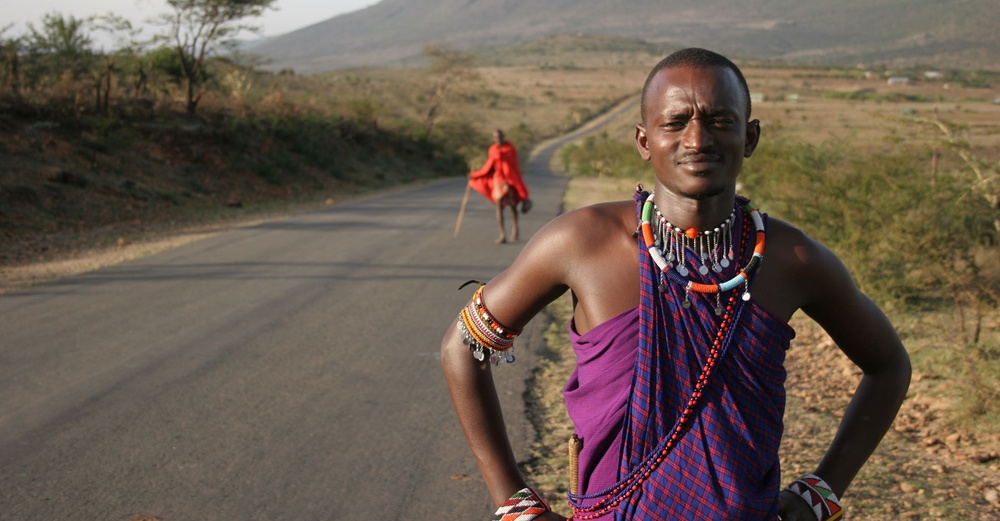
#> input picture peoples.jpg, 1000 x 521 px, shrunk from 1920 x 1000 before the run
$ jupyter execute FaceRecog.ipynb
#> lines starting #> are read from the running program, lines starting #| are printed output that depends on the picture; after the words box and inside, x2 and y2 are one past the last pixel; in counts of white or black regions, pixels touching at a corner belong together
[cell 1]
def face_detect(img_dir):
#> called with img_dir = 'peoples.jpg'
    img = cv2.imread(img_dir)
#> img is the input picture: shape (521, 1000, 3); mean B, G, R 79.1, 90.8, 106.1
    gimg = cv2.cvtColor(img,cv2.COLOR_BGR2GRAY)
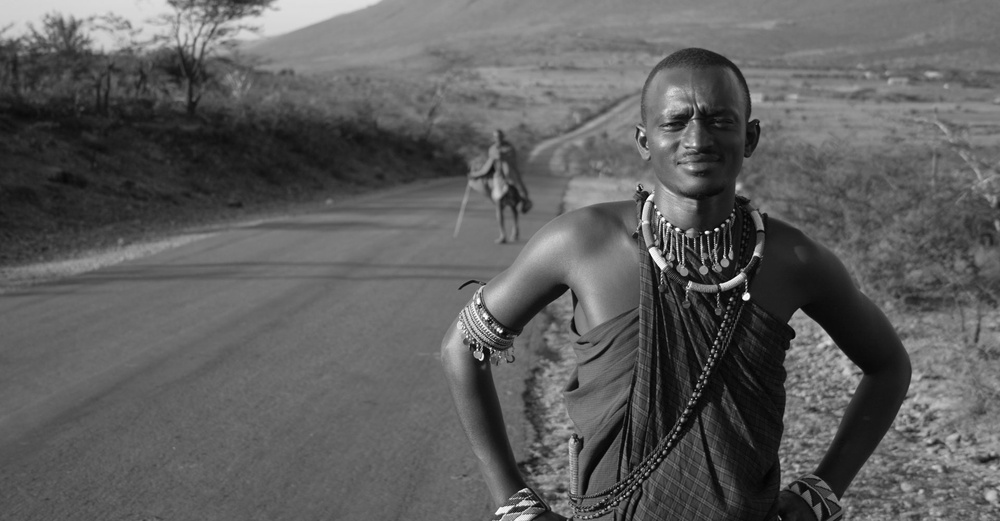
#> gimg: shape (521, 1000); min 0, max 255, mean 94.1
    FaceRecog = cv2.CascadeClassifier('face_recog_data.xml')
    cor = FaceRecog.detectMultiScale(gimg,1.3,5)
#> cor = [[646, 81, 103, 103]]
    try:
        if cor.all():
            for(x,y,w,h) in cor:
                img = cv2.rectangle(img,(x,y),(x+w,y+h),(255,0,0),3)
#> this loop made 1 pass
#> pass 1, in face_detect, `img = cv2.rectangle(img,(x,y),(x+w,y+h),(255,0,0),3)`:
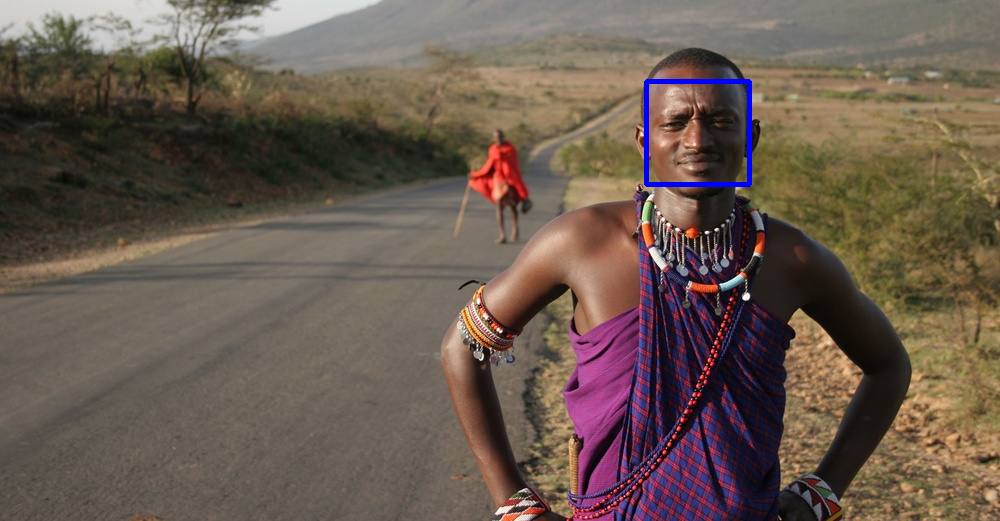
#> img: shape (521, 1000, 3); 0.39% of pixels changed, all inside (x1, y1, x2, y2) = (644, 79, 752, 187)
            return img
    except AttributeError:
        return None

$ run again, with Back.jpg copied over peoples.jpg
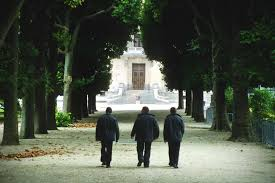
#> input picture Back.jpg, 275 x 183 px
#> in face_detect, img is the input picture: shape (183, 275, 3); mean B, G, R 72.6, 85.9, 79.1
#> in face_detect, `gimg = cv2.cvtColor(img,cv2.COLOR_BGR2GRAY)`:
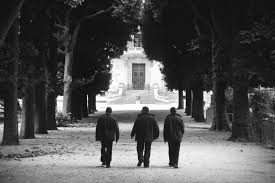
#> gimg: shape (183, 275); min 0, max 255, mean 82.4
#> cor = ()
